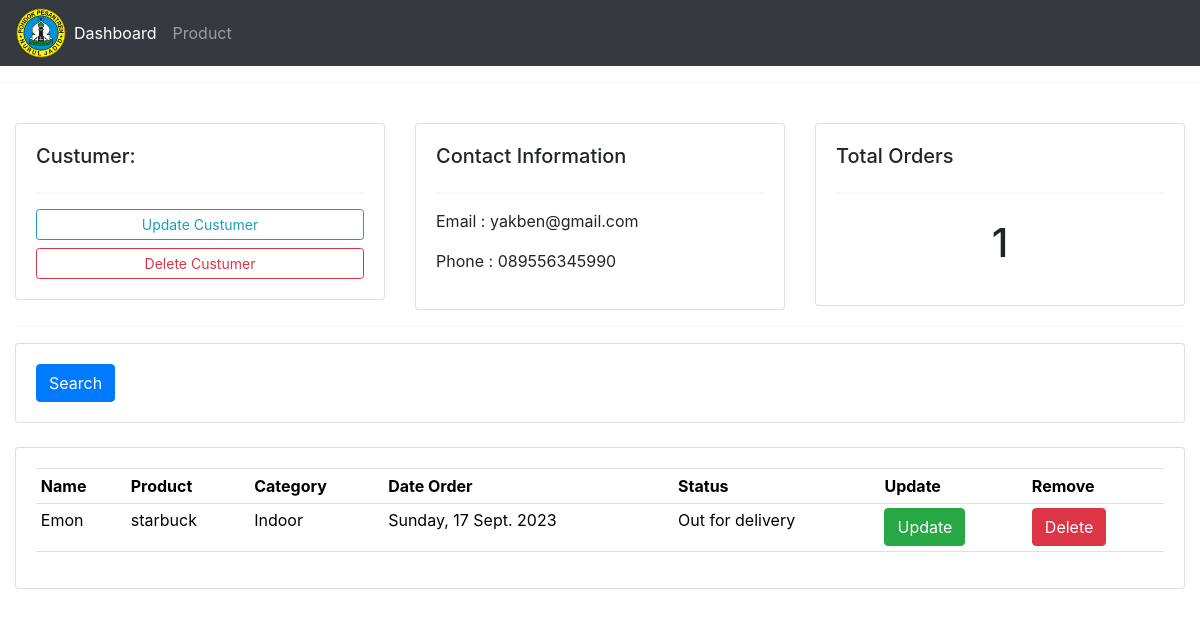
/custumer/5, run on the app's committed database.
### data/models.py (models this page shows, shortened)
class Custumer(models.Model) :
    CATEGORY=()
    name =models.CharField(max_length=200, blank=True, null=True)
    phone =models.CharField(max_length=200, blank=True, null=True)
    email =models.CharField(max_length=200, blank=True, null=True)
    date_created= models.DateTimeField(auto_now_add=True, null=True)

class Order(models.Model):
    STATUS=(
        ('Pending', 'Pending'),
        ('Out for delivery', 'Out for delivery'),
        ('Delivered', 'Delivered'),
    )
    custumer = models.ForeignKey(Custumer, null=True, on_delete=models.SET_NULL)
    product = models.ForeignKey(Product, null=True, on_delete=models.SET_NULL)
    date_created = models.DateTimeField(auto_now_add=True, null=True)
    status = models.CharField(max_length=200, null=True, choices=STATUS)

class Product(models.Model):
    CATEGORY=(
        ('Indoor', 'Indoor'),
        ('Out door', 'Out door'),
    )
    name = models.CharField(max_length=200, blank=True, null=True)
    price = models.IntegerField(blank=True, null=True)
    category = models.CharField(max_length=200, blank=True, null=True, choices=CATEGORY)
    description = models.CharField(max_length=200, blank=True, null=True)
    date_created = models.DateTimeField(auto_now_add=True, null=True)
    tag = models.ManyToManyField(tag)
    def __str__(self):
        return self.name

### data/views.py (the view)
# urls.py: path('custumer/<str:hqq>', views.custumer, name='custumer'),
def custumer(request, hqq):
    detailcustumer = Custumer.objects.get(id=hqq)
    ordercustumer = detailcustumer.order_set.all()
    total_custumer = ordercustumer.count()
    context = {
        'judul': 'halaman custumer',
        'custumer': detailcustumer,
        'data_order_custumer': ordercustumer,
        'data_total' : total_custumer,
    }
    return render(request, 'data/custumer.html', context)

### data/templates/data/custumer.html
{% extends "data/main.html" %}
{% block content %}
<br>
<div class="container-fluid">
    <div class="row">
        <div class="col-md-4">
            <div class="card card-body">
                <h5>Custumer:</h5>
                <hr>
                <a class="btn btn-outline-info btn-sm btn-block" href="{% url 'update_custumer' custumer.id %}">Update
                    Custumer</a>
                <a class="btn btn-outline-danger btn-sm btn-block" href="{% url 'delete_custumer' custumer.id %}">Delete
                    Custumer</a>
            </div>
        </div>
        <div class="col-md-4">
            <div class="card card-body">
                <h5>Contact Information</h5>
                <hr>
                <p>Email : {{ custumer.email }}</p>
                <p>Phone : {{ custumer.phone }}</p>
            </div>
        </div>
        <div class="col-md-4">
            <div class="card card-body">
                <h5>Total Orders</h5>
                <hr>
                <h1 style="text-align: center;padding: 10px;">{{data_total}}</h1>
            </div>
        </div>
    </div>
    <hr>
    <div class=" row ">
        <div class="col ">
            <div class="card card-body ">
                <form action=" " method="get ">
                    <button type="submit " class="btn btn-primary">Search</button>
                </form>
            </div>
        </div>
    </div>
    <br>
    <div class="row ">
        <div class="col-md ">
            <div class="card card-body ">
                <table class="table table-sm ">
                    <tr>
                        <th>Name</th>
                        <th>Product</th>
                        <th>Category</th>
                        <th>Date Order</th>
                        <th>Status</th>
                        <th>Update</th>
                        <th>Remove</th>
                    </tr>
                    {% for tampil_order_custumer in data_order_custumer %}
                    <tr>
                        <td>{{ custumer.name }}</td>
                        <td>{{ tampil_order_custumer.product }}</td>
                        <td>{{ tampil_order_custumer.product.category }}</td>
                        <td>{{ tampil_order_custumer.date_created|date:"l, d N Y " }}</td>
                        <td>{{ tampil_order_custumer.status }}</td>
                        <td><a href="{% url 'update_order' tampil_order_custumer.id %} "
                                class="btn btn-success ">Update</a></td>
                        <td><a href="{% url 'delete_order' tampil_order_custumer.id %} "
                                class="btn btn-danger ">Delete</a></td>
                    </tr>
                    {% endfor %}
                </table>
            </div>
        </div>
    </div>
</div>
{% endblock content %}

### static/css/main.css (style rules this page uses)
body { background-color: #ebeff5; }

### data on the page
Custumer: email "yakben@gmail.com", phone "089556345990", name "Emon"
Order: product "starbuck", product.category "Indoor", date_created "Sunday, 17 Sept. 2023", status "Out for delivery"

### other printed values
{{ data_total }} "1"
